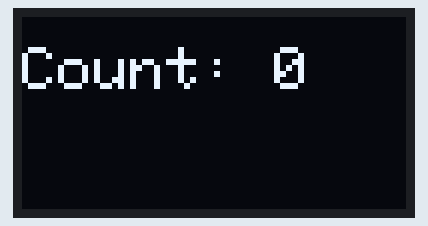
Simulated run of this sketch. Board: ESP32. Shown: 128×64 one-colour display.

Above: at 0.1 s.
At 0.7 s:
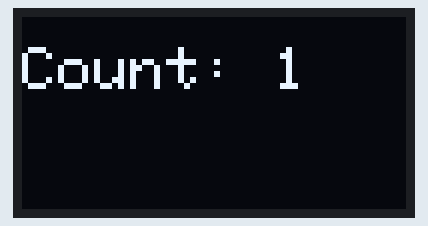
At 1.2 s:
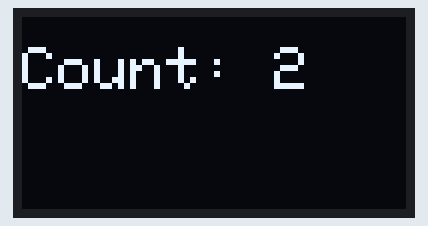
At 2.2 s:
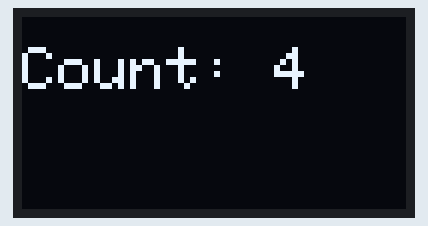
At 3.3 s:
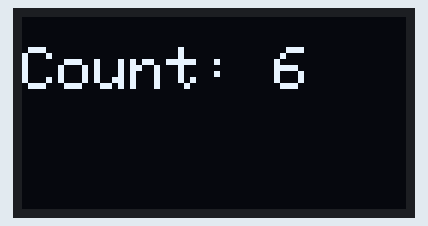
At 4.9 s:
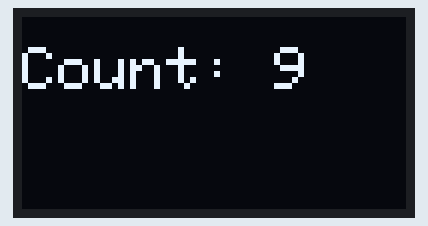

Measured:
- by itself, everything shown: repeats every 5.3 s, in 10 steps
- what the display in image 0 shows lasts 0.5 s, from 0.1 s to 0.6 s

The sketch:

display_test.ino
```cpp
#include <Wire.h>
#include <Adafruit_GFX.h>
#include <Adafruit_SSD1306.h>

#define SCREEN_WIDTH 128
#define SCREEN_HEIGHT 64

#define SDA_PIN 23
#define SCL_PIN 22

Adafruit_SSD1306 display(SCREEN_WIDTH, SCREEN_HEIGHT, &Wire, -1);

void setup() {
  Serial.begin(115200);
  Wire.begin(SDA_PIN, SCL_PIN);

  if(!display.begin(SSD1306_SWITCHCAPVCC, 0x3C)) {
    Serial.println(F("SSD1306 allocation failed"));
    for(;;);
  }

  display.clearDisplay();
  display.setTextSize(2);
  display.setTextColor(SSD1306_WHITE);
  display.setCursor(0,10);
  display.println("OLED Ready!");
  display.display();  // <- must call this to actually show content
}

void loop() {
  // Example: scrolling numbers
  for(int i=0;i<10;i++){
    display.clearDisplay();
    display.setCursor(0,10);
    display.print("Count: ");
    display.println(i);
    display.display();
    delay(500);
  }
}
```
